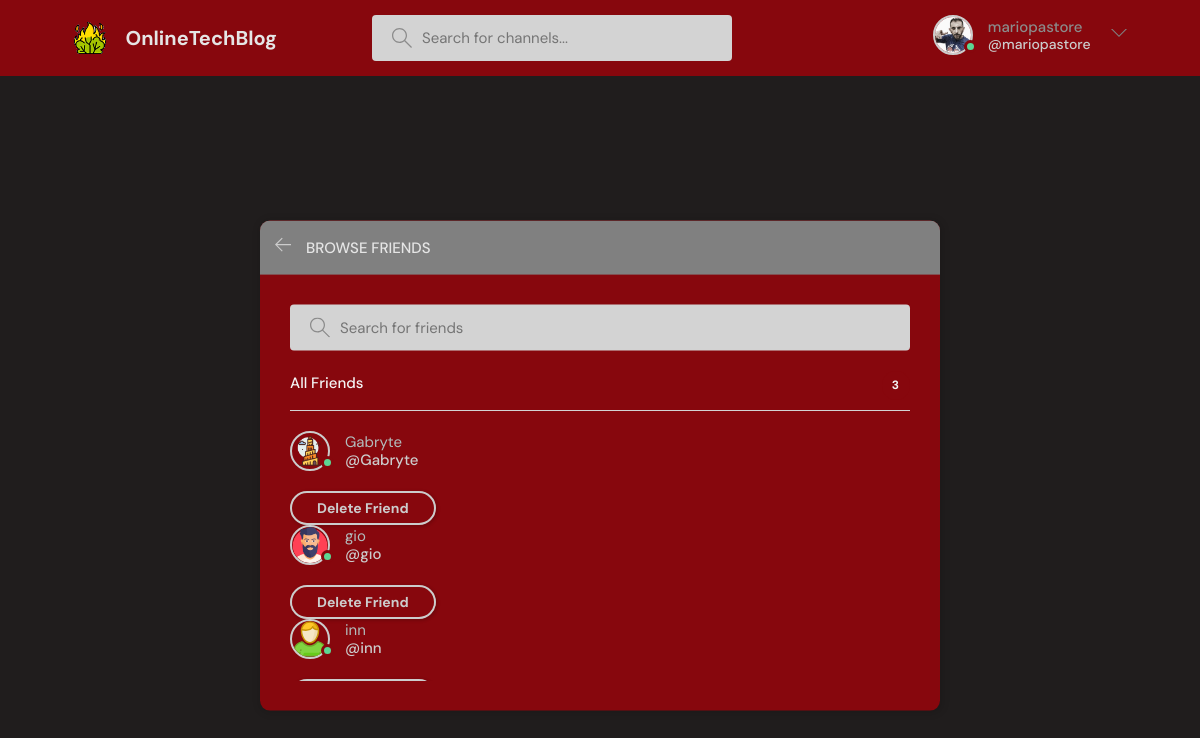
The app's page /friends/ (signed in) with its own data.
### baseProject/models.py (models this page shows, shortened)
class User(AbstractUser):
    name = models.CharField(max_length=200, null=True)
    surname = models.CharField(max_length=200, null=True)
    email = models.EmailField(unique=True,null=True)
    status = models.TextField(null=True)
    icon = models.ImageField(null=True, default="userBase.svg")
    showFriendsMessages = models.BooleanField(default=False)
    USERNAME_FIELD = 'email'
    REQUIRED_FIELDS = []

### baseProject/views.py (the view)
# urls.py: path('friends/',views.friends,name="friends"),
@login_required(login_url='loginPage')
def friends(request):
    q = request.GET.get('q') if request.GET.get('q') != None else ''
    friendsOfUser = getUserFriends(request)
    friendsOfUser = friendsOfUser.filter(
        Q(username__icontains=q) | Q(first_name__icontains=q) | Q(last_name__icontains=q) | Q(
            email__icontains=q)).order_by('username')
    listOfRequests = getUserFriendshipRequests(request)
    listOfRequests = listOfRequests.filter(
        Q(username__icontains=q) | Q(first_name__icontains=q) | Q(last_name__icontains=q) | Q(
            email__icontains=q)).order_by('username')
    context = {'friends': friendsOfUser, 'requestUsers': listOfRequests}
    return render(request, 'baseProject/friends.html', context)

### baseProject/views.py (called while the page is built)
def getUserFriendshipRequests(request):
    listFrom = FriendshipRequest.objects.filter(
        to_user_id=request.user.id,
        accepted=False
    ).values_list('from_user', flat=True)
    listFrom = [x for x in listFrom if x != request.user.id]
    listOfRequests = User.objects.filter(
        id__in=listFrom
    )
    return listOfRequests

### baseProject/templates/baseProject/friends.html (shortened to what this page needs)
{% extends 'main.html' %}
{% block content %}
    <main class="create-room layout">
        <div class="container">
            <div class="layout__box">
                <div class="layout__boxHeader">
                    <div class="layout__boxTitle">
                        <a href="{{ request.META.HTTP_REFERER }}">
                            <svg version="1.1" xmlns="http://www.w3.org/2000/svg" width="32" height="32"
                                 viewBox="0 0 32 32">
                                <title>arrow-left</title>
                                <path
                                        d="M13.723 2.286l-13.723 13.714 13.719 13.714 1.616-1.611-10.96-10.96h27.625v-2.286h-27.625l10.965-10.965-1.616-1.607z"
                                ></path>
                            </svg>
                        </a>
                        <h3>Browse Friends</h3>
                    </div>
                </div>
                <div class="topics-page layout__body">
                    <form action="{% url 'friends' %}" method="GET" class="searchBar">
                        <label>
                            <input name="q" placeholder="Search for friends"/>
                        </label>
                    </form>
                    <ul class="listTopics">
                        <li>
                            <a class="active">All Friends <span>{{ friends.count }}</span></a>
                        </li>
                        {% for friend in friends %}
                            {% if friend != request.user %}
                                <a href="{% url 'user-profile' friend.id %}" class="participant">
                                    {% if friend.is_authenticated %}
                                        <div class="avatar avatar--medium active">
                                            <img src="{{ friend.icon.url }}"/>
                                        </div>
                                    {% else %}
                                        <div class="avatar avatar--medium">
                                            <img src="{{ friend.icon.url }}"/>
                                        </div>
                                    {% endif %}
                                    <p>
                                        {{ friend.username }}
                                        <span>@{{ friend.username }}</span>
                                    </p>
                                </a>
                                <form method="post" action="{% url 'delete-friend' friend.id %}">
                                    <button class="btn btn--pill" type="submit">Delete Friend</button>
                                </form>
                            {% endif %}
                        {% endfor %}
                    </ul>
                </div>
            </div>
        </div>
    </main>
{% endblock content %}

### templates/header.html (shortened to what this page needs)
{% load static %}
    <header class="header header--loggedIn">
      <div class="container">
        <a href="{% url 'home' %}" class="LOGO">
          <img src="{% static  'images/tower.png' %}" />
          <h1>OnlineTechBlog</h1>
        </a>
        <form class="searchBar" method="GET" action="{% url 'home'  %}">
          <label>
            <input name="q" placeholder="Search for channels..." />
          </label>
        </form>
        <nav class="header__menu">
          {% if request.user.is_authenticated %}
          <div class="UserOptions">
            <a href="{% url 'user-profile' request.user.id %}">
              <div class="avatar avatar--medium active">
                <img src="{{request.user.icon.url}}" />
              </div>
              <p>{{ request.user.username }} <span>@{{ request.user.username }}</span></p>
            </a>
            <button class="dropdown-button">
              <svg version="1.1" xmlns="http://www.w3.org/2000/svg" width="32" height="32" viewBox="0 0 32 32">
                <title>chevron-down</title>
                <path d="M16 21l-13-13h-3l16 16 16-16h-3l-13 13z"></path>
              </svg>
            </button>
          </div>
              {% else %}
           <a href="{% url 'loginPage' %}">
            <img src="{% static 'images/emptyusericon.svg' %}"/>
            <p>Login</p>
          </a>
           {% endif %}
        </nav>
      </div>
    </header>

### records on screen
User: user.icon (picture), user.username "mariopastore"
User: icon (picture), username "Gabryte"
User: icon (picture), username "gio"
User: icon (picture), username "inn"

### other values on screen
{{ friends.count }} "3"
